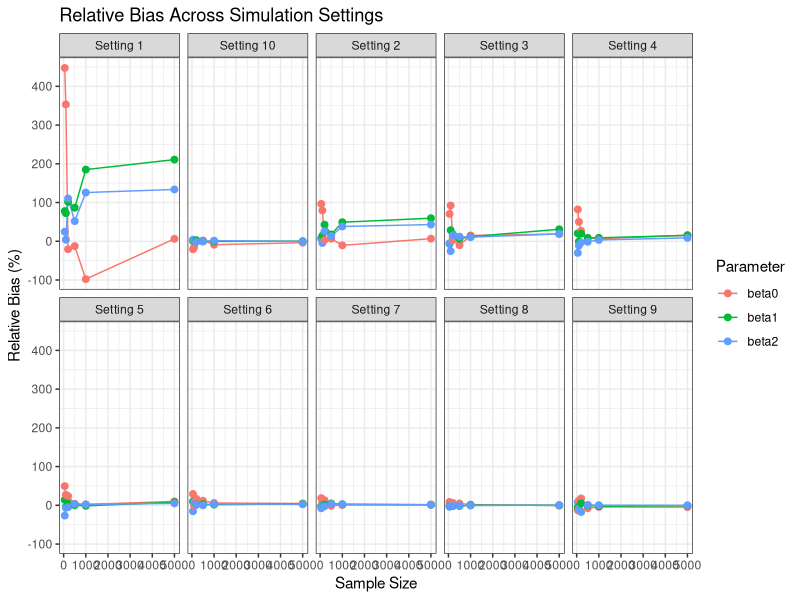
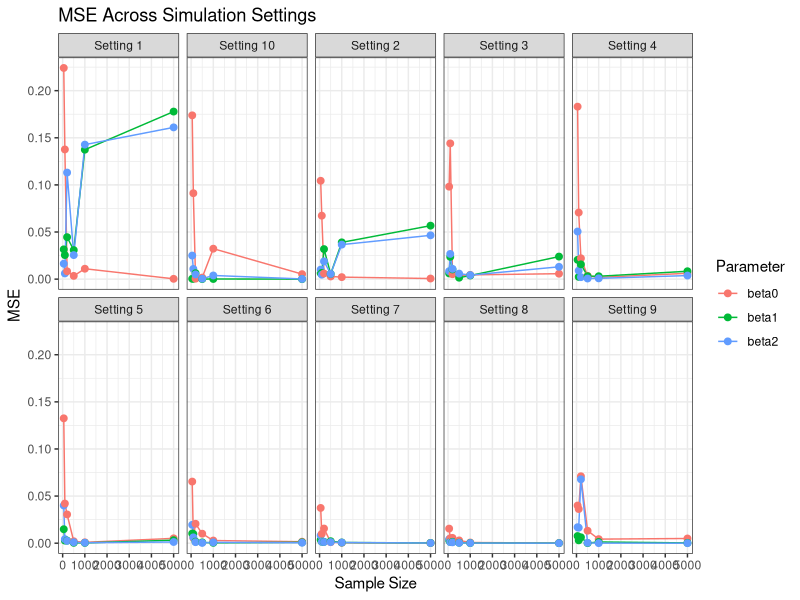
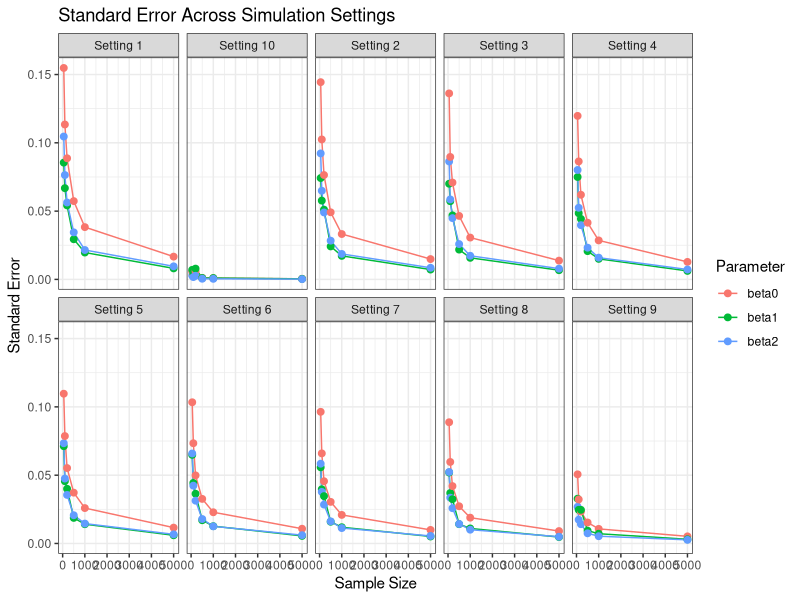
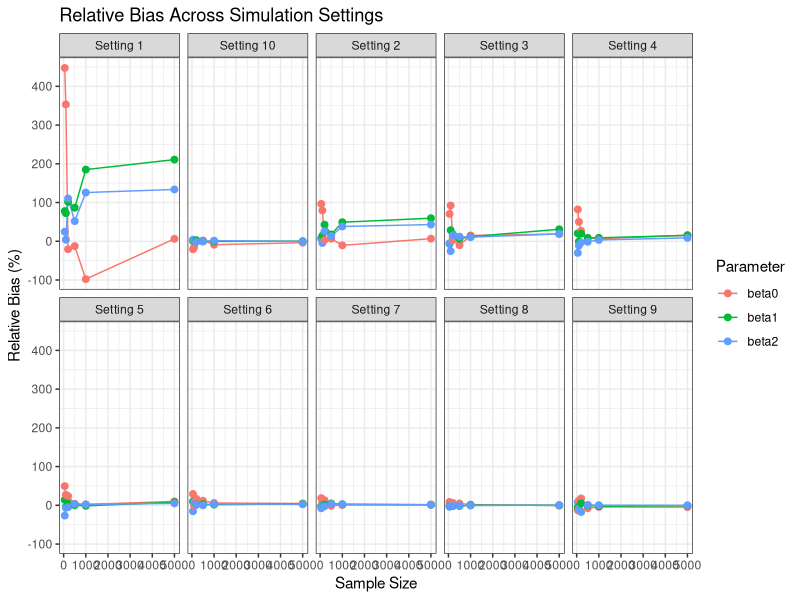
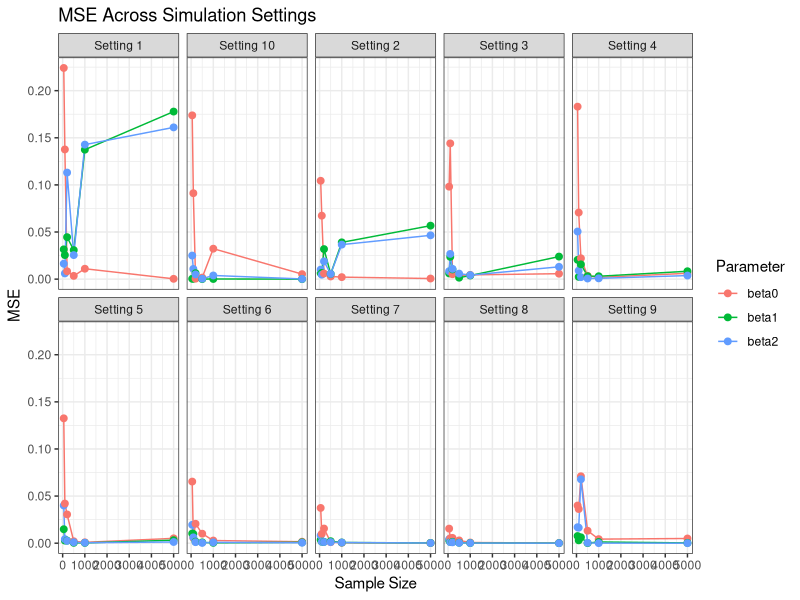
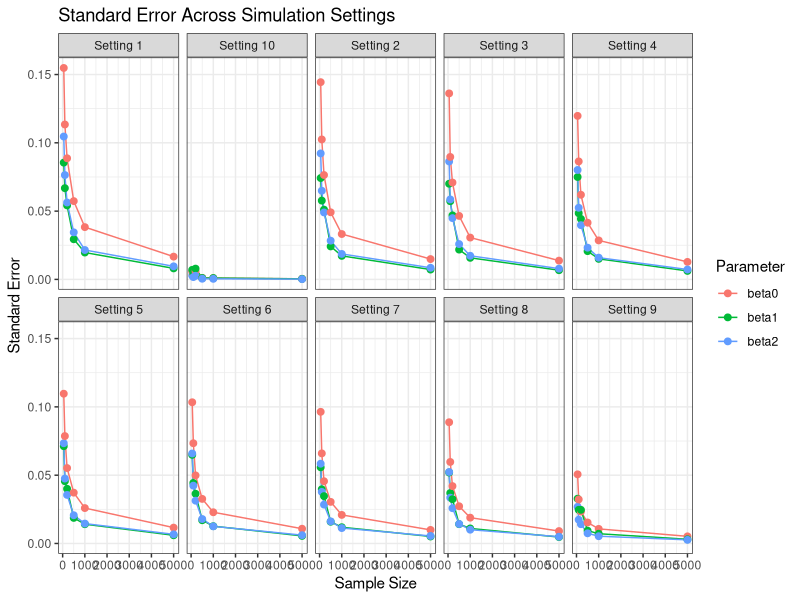

The R script that drew these images, in order:
library(readxl)
library(ggplot2)

raw <- read_excel(
  "PoGM.xlsx",
  col_names = FALSE
)

####################################################
# TRUE VALUES
####################################################

truth <- data.frame(
  Setting = paste("Setting",1:10),
  beta0 = c(0.1,0.3,0.4,0.5,0.7,0.8,0.9,1.0,1.5,2.0),
  beta1 = c(0.2,0.4,0.5,0.6,0.7,0.8,0.9,1.0,1.5,3.0),
  beta2 = c(0.3,0.5,0.6,0.7,0.7,0.8,0.9,1.0,1.5,4.0)
)

####################################################
# SAMPLE SIZES
####################################################

n_values <- c(50,100,200,500,1000,5000)

####################################################
# EXTRACT RESULTS
####################################################

results <- data.frame()

setting_names <- paste("Setting",1:10)

# columns for settings
estimate_cols <- c(8,10,12,14,16,18,20,22,24,26)
se_cols       <- c(9,11,13,15,17,19,21,23,25,27)

# rows for sample sizes
start_rows <- c(4,7,10,13,16,19)

for(i in 1:10){
  
  for(j in 1:6){
    
    r1 <- start_rows[j]
    r2 <- r1 + 1
    r3 <- r1 + 2
    
    tmp <- data.frame(
      Setting = setting_names[i],
      n = n_values[j],
      Parameter = c("beta0","beta1","beta2"),
      Estimate = c(
        as.numeric(raw[r1,estimate_cols[i]]),
        as.numeric(raw[r2,estimate_cols[i]]),
        as.numeric(raw[r3,estimate_cols[i]])
      ),
      SE = c(
        as.numeric(raw[r1,se_cols[i]]),
        as.numeric(raw[r2,se_cols[i]]),
        as.numeric(raw[r3,se_cols[i]])
      )
    )
    
    results <- rbind(results,tmp)
  }
}

####################################################
# ADD TRUE VALUES
####################################################

results$True <- NA

for(i in 1:nrow(results)){
  
  s <- results$Setting[i]
  p <- results$Parameter[i]
  
  if(p=="beta0"){
    results$True[i] <- truth$beta0[
      truth$Setting==s
    ]
  }
  
  if(p=="beta1"){
    results$True[i] <- truth$beta1[
      truth$Setting==s
    ]
  }
  
  if(p=="beta2"){
    results$True[i] <- truth$beta2[
      truth$Setting==s
    ]
  }
}

####################################################
# RELATIVE BIAS
####################################################

results$RelativeBias <-
  (results$Estimate -
     results$True)/
  results$True *100

####################################################
# MSE
####################################################

results$Bias <-
  results$Estimate -
  results$True

results$MSE <-
  results$Bias^2 +
  results$SE^2

####################################################
# SAVE TABLE
####################################################

write.csv(
  results,
  "PoGM_Bias_MSE.csv",
  row.names = FALSE
)

####################################################
# PLOT 1 : RELATIVE BIAS
####################################################

ggplot(
  results,
  aes(
    x=n,
    y=RelativeBias,
    colour=Parameter,
    group=Parameter
  )
)+
  geom_line()+
  geom_point(size=2)+
  facet_wrap(~Setting,ncol=5)+
  theme_bw()+
  labs(
    title="Relative Bias Across Simulation Settings",
    x="Sample Size",
    y="Relative Bias (%)"
  )

ggsave(
  "Relative_Bias.png",
  width=12,
  height=8,
  dpi=300
)

####################################################
# PLOT 2 : MSE
####################################################

ggplot(
  results,
  aes(
    x=n,
    y=MSE,
    colour=Parameter,
    group=Parameter
  )
)+
  geom_line()+
  geom_point(size=2)+
  facet_wrap(~Setting,ncol=5)+
  theme_bw()+
  labs(
    title="MSE Across Simulation Settings",
    x="Sample Size",
    y="MSE"
  )

ggsave(
  "MSE.png",
  width=12,
  height=8,
  dpi=300
)

####################################################
# PLOT 3 : STANDARD ERROR
####################################################

ggplot(
  results,
  aes(
    x=n,
    y=SE,
    colour=Parameter,
    group=Parameter
  )
)+
  geom_line()+
  geom_point(size=2)+
  facet_wrap(~Setting,ncol=5)+
  theme_bw()+
  labs(
    title="Standard Error Across Simulation Settings",
    x="Sample Size",
    y="Standard Error"
  )

ggsave(
  "SE.png",
  width=12,
  height=8,
  dpi=300
)
